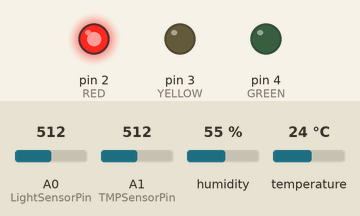
Bench run of a program on a simulated Arduino Uno WiFi Rev2. On the bench: output pins drawn as LEDs (lit = HIGH). The inputs (shaded band) are chosen by the test bench; at power-on: A0 (LightSensorPin) = 512, A1 (TMPSensorPin) = 512, humidity 55 %, temperature 24 °C. WiFi joins after 1.5 s; servers stay silent unless stated; uploads are accepted with an empty reply; not simulated (calls return 0 or success): secrets.h; names the files do not define were given values by the test bench: SECRET_PORT = 80; what the program prints to the serial monitor is not drawn.

Above: at 12.7 s.
12.8 s: A0 (LightSensorPin) set to 525
18.4 s: A0 (LightSensorPin) set to 545
At 24.0 s:
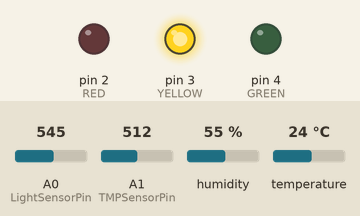
24.3 s: A0 (LightSensorPin) set to 781
29.7 s: A0 (LightSensorPin) set to 802
At 34.7 s:
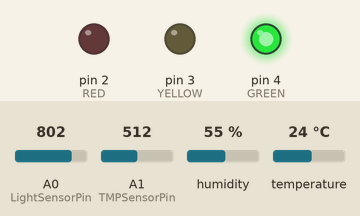
35.7 s: A0 (LightSensorPin) set to 716
At 40.7 s:
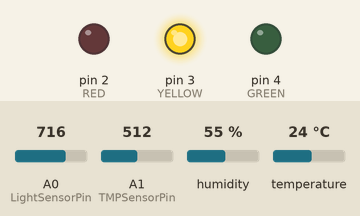
41.4 s: A0 (LightSensorPin) set to 490
At 46.7 s:
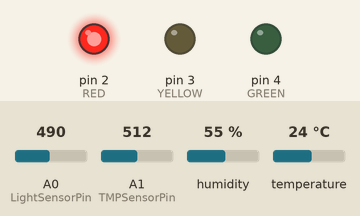
Timing chart, 0 to 48.1 s (numbered marks = the images above; inputs shaded):
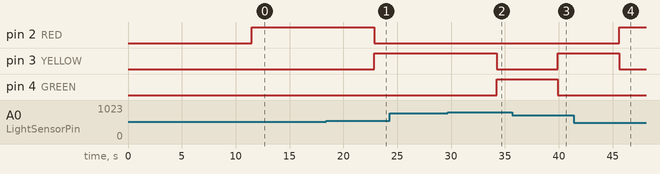

Measured:
- the behaviour switches between 537 and 538 on A0 (LightSensorPin) (found by bisection; images 0 and 1)
- the behaviour switches between 794 and 795 on A0 (LightSensorPin) (found by bisection; images 1 and 2)
- after the input at 18.4 s, pin 2 (RED): HIGH → LOW after 4.5 s; pin 3 (YELLOW): LOW → HIGH after 4.5 s
- after the input at 29.7 s, pin 3 (YELLOW): HIGH → LOW after 4.5 s; pin 4 (GREEN): LOW → HIGH after 4.5 s
- after the input at 35.7 s, pin 3 (YELLOW): LOW → HIGH after 4.2 s; pin 4 (GREEN): HIGH → LOW after 4.2 s
- after the input at 41.4 s, pin 2 (RED): LOW → HIGH after 4.2 s; pin 3 (YELLOW): HIGH → LOW after 4.2 s

The program:

main.cpp
```cpp
#include <Arduino.h>
#include <sensorDataStructs.h>
#include <utils.h>
#include <secrets.h>

#include <Wire.h>
#include <SPI.h>
#include <math.h>
#include <ArduinoJson.h>

#include <WifiNINA.h>
#include <Adafruit_Sensor.h>

#include <DHT.h>
#include <DHT_U.h>

//** Global variables **//
#define UpdateDelay 5000


//*** WiFi / Network Variables ***//
char ssid[] = SECRET_SSID;
char pass[] = SECRET_PASS;
char server[] = SECRET_SERVER;
int server_port = SECRET_PORT;
char api_point[] = SECRET_API;

// WiFiSSLClient client;
WiFiClient client;


//*** LDR SENSOR VARIABLES ***//
#define LightSensorPin A0
#define MAX_ADC_READING 1023
#define ADC_REF_VOLTAGE 5
#define REF_RESISTANCE 4700
#define LUX_CALC_SCALAR 12518931
#define LUX_CALC_EXPONENT -1.405

#define RED 2
#define YELLOW 3
#define GREEN 4


// Light sensor LEDs
// Lowest value || -2147483647-1 || Highest value || 2147483647
#define RED_MIN_VALUE -2147483647-1
#define RED_MAX_VALUE 100

#define YELLOW_MIN_VALUE 100
#define YELLOW_MAX_VALUE 500

#define GREEN_MIN_VALUE 500
#define GREEN_MAX_VALUE 2147483646


//*** TMP SERNSOR VARIABLES ***//
#define TMPSensorPin A1
#define TMPSensorVin 5


//*** DHT SENSOR VARIABLES ***//
#define DHTPIN 9
#define DHTTYPE DHT22
DHT dht(DHTPIN, DHTTYPE);


//*** NETWORK FUNCTION ***//
void printWiFiStatus() {
  IPAddress ip = WiFi.localIP();

  Serial.print("IP Address: ");
  Serial.println(ip);
}

void sendData(JsonObject jsonData) {
  // Connect to server
  Serial.println("\nStarting connection to server...");
  if(client.connect(server, server_port)) {
    Serial.println("Connected to server");
  } else {
    Serial.println("connection failed");
    client.stop();
    return;
  }

  // Send HTTP Header

  String requestBody;
  serializeJson(jsonData, requestBody);

  String request = String("POST ") + api_point + " HTTP/1.1 \r\n" +
                 "Content-Type: application/json\r\n" +
                 "Content-Length: " + requestBody.length() + "\r\n" +
                 "Connection: close\r\n" +
                 "\r\n";
  client.print(request);
  client.print(requestBody);
  Serial.println(requestBody);

  // End

  // Wait and read Response
  while(client.available()) {
    char c = client.read();
    Serial.print(c);
  }

  // Disconnect from server
  if(!client.connected()) {
    Serial.print("disconnected");
    client.stop();
  }
}

//*** LDR SENSOR CODE ***//
ldrDataStruct readLDR() {
  int ldrValue = analogRead(LightSensorPin);

  float resistorVoltage = (float)ldrValue / MAX_ADC_READING * ADC_REF_VOLTAGE;
  float ldrVoltage = ADC_REF_VOLTAGE - resistorVoltage;

  float ldrResistance = ldrVoltage / resistorVoltage * REF_RESISTANCE;
  float ldrLux = LUX_CALC_SCALAR * pow(ldrResistance, LUX_CALC_EXPONENT);

  return ldrDataStruct{ldrLux, ldrValue};
}

//*** TMP SERNSOR CODE ***//
tmpDataStruct readTMP() {
  int tmpValue = analogRead(TMPSensorPin);
  float tmpVoltage = tmpValue * TMPSensorVin / 1024.0;
  float tmpTemperature = (tmpVoltage - 0.5) * 100;

  return tmpDataStruct{tmpTemperature, tmpValue};
}

//*** DHT SENSOR CODE ***//
dhtDataStruct readDHT() {
  float h = dht.readHumidity();
  float t = dht.readTemperature();

  // Check if any reads failed.
  if (isnan(h) || isnan(t)) {
    return dhtDataStruct{0,0};
  }
  else {
    return dhtDataStruct{h, t};
  }
}

//*** MAIN FUNCTIONS ***//
void setup() {
  pinMode(RED, OUTPUT);
  pinMode(YELLOW, OUTPUT);
  pinMode(GREEN, OUTPUT);

  Serial.begin(9600);
  while (!Serial);
  while (WiFi.status() == WL_NO_MODULE);

  if (WiFi.firmwareVersion() < WIFI_FIRMWARE_LATEST_VERSION) {
    Serial.println("Firmware upgrade available!");
  }

  int status = WL_IDLE_STATUS;
  while (status != WL_CONNECTED) {
    Serial.print("Connecting to ");
    Serial.println(ssid);
    status = WiFi.begin(ssid, pass);
    delay(10000);
  }

  printWiFiStatus();
  Serial.println();

  dht.begin();
}

void loop() {
  // LDR
  ldrDataStruct ldrData = readLDR();
  String ldrString = "[LDR] Light: " + String((int)ldrData.ldrLux) +
  " Lux | raw: " + String(ldrData.ldrValue);
  Serial.println(ldrString);

  digitalWrite(RED, LOW);
  digitalWrite(YELLOW, LOW);
  digitalWrite(GREEN, LOW);

  if(RED_MIN_VALUE < ldrData.ldrLux && ldrData.ldrLux < RED_MAX_VALUE){
    digitalWrite(RED, HIGH);
  }
  if(YELLOW_MIN_VALUE < ldrData.ldrLux && ldrData.ldrLux < YELLOW_MAX_VALUE){
    digitalWrite(YELLOW, HIGH);
  }
  if(GREEN_MIN_VALUE < ldrData.ldrLux && ldrData.ldrLux < GREEN_MAX_VALUE){
    digitalWrite(GREEN, HIGH);
  }

  // TMP
  tmpDataStruct tmpData = readTMP();
  String tmpString = "[TMP] Temperature: " + String(tmpData.tmpTemperature) +
    "*C / " + String(calcKelvin(tmpData.tmpTemperature)) +
    "*K / " + String(calcFahrenheid(tmpData.tmpTemperature)) +
    "*F | Raw: " + String(tmpData.tmpValue);
  Serial.println(tmpString);

  // DHT
  dhtDataStruct dhtData = readDHT();
  String dhtString = "[DHT] Humidity: " + String(dhtData.h) +
  "% | Temperature: " + String(dhtData.t) +
  "*C / " + String(calcFahrenheid(dhtData.t)) +
  "*K / " + String(calcKelvin(dhtData.t)) +
  "*F | Heat index: " + String(dht.computeHeatIndex(dhtData.t, dhtData.h, false)) +
  "*C / " + String(dht.computeHeatIndex(calcFahrenheid(dhtData.t), dhtData.h)) + "*F";

  Serial.println(dhtString);

  // Data transmition
  StaticJsonDocument<250> doc;
  JsonObject obj = doc.to<JsonObject>();

  obj["tmp"] = tmpString;
  obj["ldr"] = ldrString;
  obj["dht"] = dhtString;

  sendData(obj);

  Serial.println();
  delay(UpdateDelay);
}
```

sensorDataStructs.h
```cpp
struct ldrDataStruct {
  float ldrLux;
  int ldrValue;
};

struct tmpDataStruct {
  float tmpTemperature;
  int tmpValue;
};

struct dhtDataStruct {
  float h;
  float t;
};
```

utils.h
```cpp
//*** CONVERSION FUNCTIONS ***//
float calcKelvin(float t) {
  return t + 273.15;
}

float calcFahrenheid(float t) {
  return (t * 1.8) + 32;
}
```
